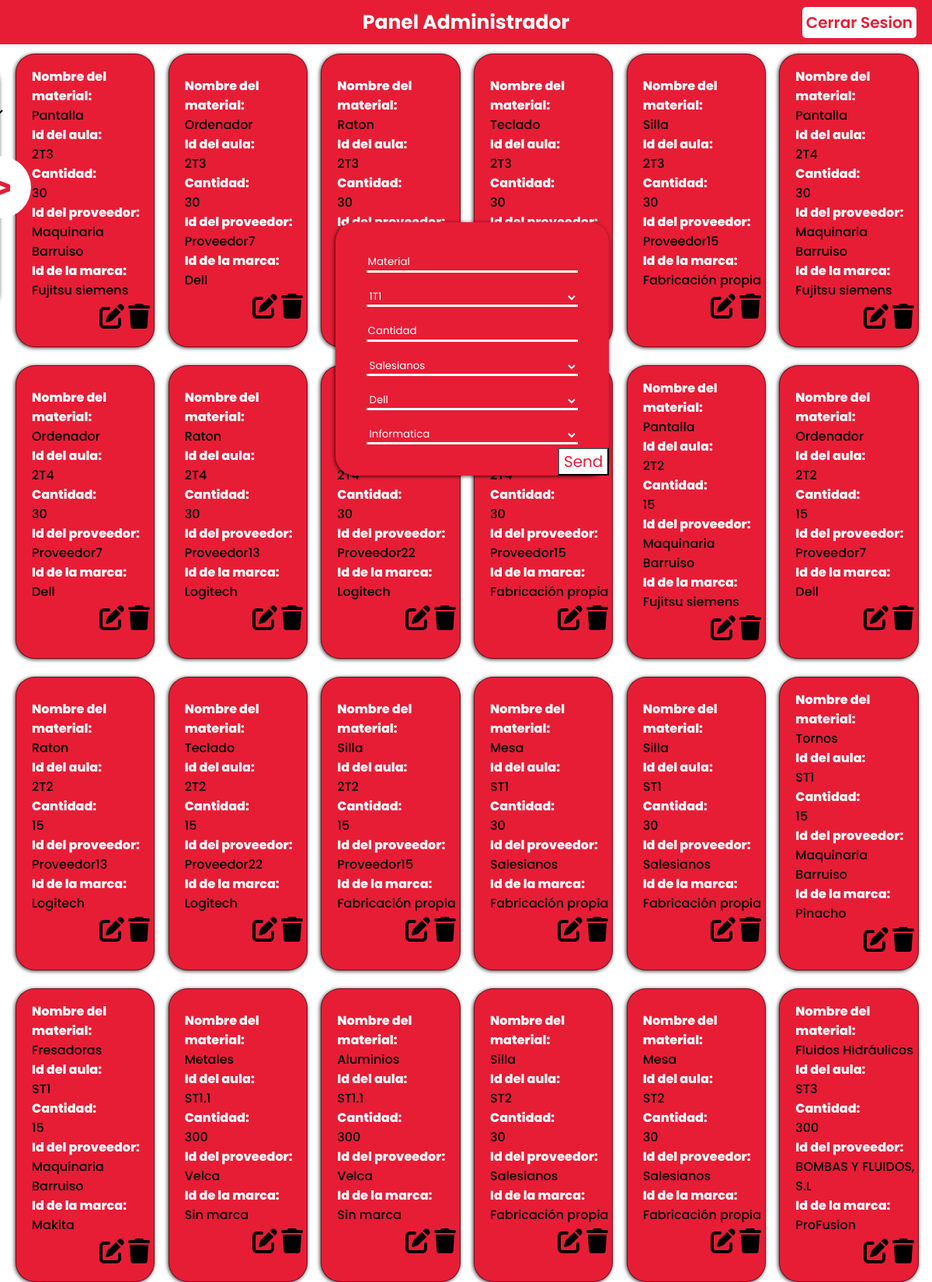
/PanelAdmin/PanelAdmin.php (signed in), run on the app's committed database.
### tables this page shows
CREATE TABLE `materiales` (
  `idMateriales` int(11) NOT NULL,
  `NombreMat` varchar(30) NOT NULL,
  `idAula` varchar(5) NOT NULL,
  `Cantidad` int(11) NOT NULL,
  `idProveedor` int(11) NOT NULL,
  `idMarca` int(11) NOT NULL,
  `idDepartamento` int(11) NOT NULL
);

CREATE TABLE `prov` (
  `idProveedor` int(11) NOT NULL,
  `Nombre` varchar(60) NOT NULL,
  `Direccion` varchar(80) NOT NULL,
  `Municipio` varchar(30) NOT NULL,
  `Provincia` varchar(30) NOT NULL,
  `Telefono` int(9) NOT NULL,
  `idTipo` int(11) NOT NULL,
  `idDepartamento` int(11) DEFAULT NULL
);

CREATE TABLE `marca` (
  `idMarca` int(11) NOT NULL,
  `NombreMarca` varchar(30) NOT NULL,
  `idDepartamento` int(11) NOT NULL
);

### PanelAdmin/PanelAñadir.php (the view, shortened to what this page needs)
<div class="add_pop">
    <form method="post" class="formulario_add">
            <input type="text" name="NMaterial" id="NMaterial" required placeholder="Material" class="input_add">
            <select name="NAula" id="NAula" class="select_add" required>
                <?php
                include("./conexion_bd.php");
                $sql = "SELECT * FROM aula";
                $resultado = mysqli_query($conexion, $sql);
                if ($resultado) {
                    while ($row = mysqli_fetch_assoc($resultado)) {
                        $idAula = $row['idAula'];
                        echo "<option value='$idAula'>$idAula</option>";
                    }
                }
                ?>
            </select>
            <input type="number" name="NCantidad" id="NCantidad" required required placeholder="Cantidad" class="input_add">
            <select name="NProeveedor" id="NProeveedor" class="select_add" required >
            <?php
                include("./conexion_bd.php");
                $sql = "SELECT * FROM prov";
                $resultado = mysqli_query($conexion, $sql);
                if ($resultado) {
                    while ($row = mysqli_fetch_assoc($resultado)) {
                        $idProveedor = $row['idProveedor'];
                        $NProveedor = $row['Nombre'];
                        echo "<option value='$idProveedor'>$NProveedor</option>";
                    }
                }
                ?>
            </select>
            <select name="NMarca" id="NMarca" class="select_add" required>
            <?php
                include("./conexion_bd.php");
                $sql = "SELECT * FROM marca";
                $resultado = mysqli_query($conexion, $sql);
                if ($resultado) {
                    while ($row = mysqli_fetch_assoc($resultado)) {
                        $idMarca = $row['idMarca'];
                        $NMarca = $row['NombreMarca'];
                        echo "<option value='$idMarca'>$NMarca</option>";
                    }
                }
                ?>
            </select>
            <select name="NDepartamento" id="NDepartamento" class="select_add" required>
            <?php
                include("./conexion_bd.php");
                $sql = "SELECT * FROM departec";
                $resultado = mysqli_query($conexion, $sql);
                if ($resultado) {
                    while ($row = mysqli_fetch_assoc($resultado)) {
                        $idDepartamento = $row['idDepartamento'];
                        $NDepartamento = $row['NombreDepar'];
                        echo "<option value='$idDepartamento'>$NDepartamento</option>";
                    }
                }
                ?>
            </select>
            <div class="submit_container">
                <input type="submit" value="Send" name="send" class="submit_add">
            </div>
    </form>
</div>

### PanelAdmin/PanelAdmin.php (shortened to what this page needs)
<!DOCTYPE html>
<html lang="en">
<head>
    <link rel="stylesheet" href="styleU.css">
</head>
<body onload='activarAnimacionRefresh()'>
    <header>
        <div class="texto1">
            <strong>Panel Administrador</strong>
        </div>
        <div class="cs">
            <div class="cs-button">
                <a href="./cs2.php">Cerrar Sesion</a>
            </div>
        </div>
    </header>
    <main>
        <div class="filter_var" id='modal'>
            <div class="filtros">
                <div class="div_filtro_principal">
                    <select name="filtro_principal" id="filtro_principal" class="filtro_principal" onchange="enviarValor(event)" required>
                        <option value="" selected>Todo</option>
                        <?php include("./filtro_principal.php") ?>
                    </select>
                </div>
            </div>
            <div class="div_boton_filtro">
                <button class="boton_filtro" id="boton_filtro" name="boton_filtro" onclick="activarAnimacion()">></button>
            </div>
        </div>
        <div class="principal">
            <?php include("./InformacionU.php") ?>
            <div class="add">
                <?php include("./PanelAñadir.php") ?>
            </div>
        </div>
    </main>
</body>
</html>

### PanelAdmin/InformacionU.php (shortened to what this page needs)
<?php
include("./conexion_bd.php");
function body($consulta, $conexion){
    $resultado = mysqli_query($conexion, $consulta);
    if ($resultado) {
        while ($row = $resultado->fetch_object()) {
            $NombreMat = $row->NombreMat;
            $idAula = $row->idAula;
            $Cantidad = $row->Cantidad;
            $idProveedor = $row->Nombre;
            $idMarca = $row->NombreMarca;
            $idMateriales = $row->idMateriales;
            ?>
            <div class="card">
                <h3>Nombre del material:</h3>
                <?php echo htmlspecialchars($NombreMat) ?>
                <h3>Id del aula:</h3>
                <?php echo htmlspecialchars($idAula) ?>
                <h3>Cantidad:</h3>
                <?php echo htmlspecialchars($Cantidad) ?>
                <h3>Id del proveedor:</h3>
                <?php echo htmlspecialchars($idProveedor) ?>
                <h3>Id de la marca:</h3>
                <?php echo htmlspecialchars($idMarca) ?>
                <div class="card_icons">
                    <a></a>
                    <a href="./PanelAdmin.php?borrar=<?php echo $idMateriales; ?>" onclick="return ConfirmDelete()"></a>
                </div>
            </div>
            <?php
        }
    }
}
if (isset($_GET['search']) && !empty($_GET['search']) || (isset($_GET['value']) && !empty($_GET['value']))) {
    $types = [
        'aula' => 'a.idAula',
        'prov' => 'p.Nombre',
        'marca' => 'ma.NombreMarca',
        'tipoprod' => 'tp.NombreTipo ',
        'ubi' => 'u.NombreUbicacion'
    ];
    $type = "";
    if($_GET['search'] != 'all' && isset($_GET['value']) && $_GET['value'] != 'all'){
        $types = $types[$_GET['search']];
        $type = "WHERE $types = '$_GET[value]'";
    }
    $consulta = "SELECT DISTINCT m.idMateriales,m.NombreMat, m.idAula, m.Cantidad,p.Nombre, ma.NombreMarca
    FROM login AS l
    INNER JOIN departec AS d
    INNER JOIN aula AS a ON d.idDepartamento = a.idDepartamento
    INNER JOIN materiales AS m ON a.idAula = m.idAula
    INNER JOIN prov AS p ON m.idProveedor = p.idProveedor
    INNER JOIN marca AS ma ON m.idMarca = ma.idMarca
    INNER JOIN tipoprod AS tp ON tp.idTipo = p.idTipo
    INNER JOIN ubi AS u ON u.idUbicacion = a.idUbicacion
    $type ";
    body($consulta, $conexion);
} else {
    $consulta = "SELECT DISTINCT m.idMateriales,m.NombreMat, m.idAula, m.Cantidad,p.Nombre, ma.NombreMarca
    FROM login AS l
    INNER JOIN departec AS d
    INNER JOIN aula AS a ON d.idDepartamento = a.idDepartamento
    INNER JOIN materiales AS m ON a.idAula = m.idAula
    INNER JOIN prov AS p ON m.idProveedor = p.idProveedor
    INNER JOIN marca AS ma ON m.idMarca = ma.idMarca
    INNER JOIN tipoprod AS tp ON tp.idTipo = p.idTipo
    INNER JOIN ubi AS u ON u.idUbicacion = a.idUbicacion";
    body($consulta, $conexion);
}

### PanelAdmin/styleU.css (style rules this page uses)
:root { --i:40%; }
body { margin: 0; padding: 0; height: 100vh; font-family: 'Poppins', sans-serif; background-color: #FFFFFF;; }
header { display: flex; position: relative; justify-content: center; align-items: center; background-color: #E71D36; height: 7.15vh; }
.texto1 { display: flex; justify-content: center; text-align: center; align-items: center; font-size: 25px; color: #FFFFFF; }
.cs { position: absolute; font-size: 20px; width: 100%; display: flex; justify-content: flex-end; align-items: center; margin-right: 40px; }
.cs-button { display: flex; padding: 5px; background-color: #FFFFFF; border: 0px; border-radius: 5px; }
.cs-button a { color: #E71D36; font-family:'Poppins', sans-serif; font-weight: 600; text-decoration: none; }
main { display: flex; flex-direction: row; height: 92.85vh; width: 100%; position: relative; }
.filter_var { position: fixed; display: flex; flex-direction: row; height: 40vh; width: 20%; justify-content: flex-end; align-items: center; transform: translateX(-100%); margin-top: 24px; }
.filtros { position: absolute; display: flex; flex-direction: column; justify-content: center; align-items: center; width: 100%; height: 40vh; background-color: #E71D36; border-radius: 25px; box-shadow: -1px 1px 5px rgba(0,0,0,0.75); }
.div_filtro_principal { display: flex; flex-direction: row; justify-content: center; align-items: center; }
.filtro_principal { border: 0; font-family: system-ui, -apple-system, BlinkMacSystemFont, 'Segoe UI', Roboto, Oxygen, Ubuntu, Cantarell, 'Open Sans', 'Helvetica Neue', sans-serif; font-size: 20px; background: transparent; font-weight: 500; text-align: center; width: fit-content; }
.div_boton_filtro { position: absolute; transform: translateX(50%); border: 0; border-radius: 50%; }
.boton_filtro { border: 0; border-radius: 50%; width: 80px; height: 80px; font-size: 52px; color: #E71D36; font-weight: 600; background-color:#FFFFFF; }
.principal { height: 92.85vh; width: 100%; display: grid; grid-template-columns: 1fr 1fr 1fr 1fr 1fr 1fr; grid-row-gap: 40px; grid-template-rows: 1fr 1fr 1fr 1fr 1fr 1fr; background-color: #FFFFFF; padding-left: 20px; padding-top: 20px; align-items: center; justify-content: center; }
.card { display: flex; flex-direction: column; justify-content: center; align-items: left; padding-top: 7.5px; padding-left: 20px; padding-bottom: 7.5px; height: 100%; width: 80%; background-color:#E71D36; border-radius: 25px; border: 1px solid rgba(0, 0, 0, 0.5); box-shadow: -1px 1px 5px rgba(0,0,0,0.75); font-family: 'Poppins', sans-serif; font-weight: 500; }
.card h3 { font-size: 16px; font-family: 'Poppins', sans-serif; font-weight: 800; margin: 0; padding: 0; color: #FFFFFF; }
.card_icons { display: flex; justify-content: flex-end; flex-direction: row; margin-top: 5px; margin-right: 5px; gap: 5px; }
.add { display: flex; position: fixed; width: 98%; height: 50vh; justify-content: center; align-items: center; z-index: 100; }
.add_pop { background-color: #E71D36; position: absolute; width: 30%; justify-content: center; align-items: center; box-shadow: -1px 1px 5px rgba(0,0,0,0.75); border-radius: 25px; }
.formulario_add { padding: 40px; display: flex; gap: 20px; flex-direction: column; position: relative; }
.input_add { font-family: 'Poppins', sans-serif; border: 0px; background-color: transparent; color: #FFFFFF; border-bottom: 3px solid #FFFFFF; }
.input_add::placeholder { color: #FFFFFF; }
.select_add { font-family: 'Poppins', sans-serif; border: 0px; background-color: transparent; color: #FFFFFF; border-bottom: 3px solid #FFFFFF; }
.select_add option { background-color: #E71D36; }
.submit_container { position: absolute; right: 0; bottom: 0 ; background-color: rgb(69, 69, 95); }
.submit_add { font-family: 'Poppins', sans-serif; font-size: 20px; background-color: white; color: #E71D36; width: 100%; }

### data on the page
materiales: NombreMat "Pantalla", idAula "2T3", Cantidad "30", idProveedor.Nombre "Maquinaria Barruiso", idMarca.NombreMarca "Fujitsu siemens"
materiales: NombreMat "Ordenador", idAula "2T3", Cantidad "30", idProveedor.Nombre "Proveedor7", idMarca.NombreMarca "Dell"
materiales: NombreMat "Raton", idAula "2T3", Cantidad "30"
materiales: NombreMat "Teclado", idAula "2T3", Cantidad "30"
materiales: NombreMat "Silla", idAula "2T3", Cantidad "30", idProveedor.Nombre "Proveedor15", idMarca.NombreMarca "Fabricación propia"
materiales: NombreMat "Pantalla", idAula "2T4", Cantidad "30", idProveedor.Nombre "Maquinaria Barruiso", idMarca.NombreMarca "Fujitsu siemens"
materiales: NombreMat "Ordenador", idAula "2T4", Cantidad "30", idProveedor.Nombre "Proveedor7", idMarca.NombreMarca "Dell"
materiales: NombreMat "Raton", idAula "2T4", Cantidad "30", idProveedor.Nombre "Proveedor13", idMarca.NombreMarca "Logitech"
materiales: idAula "2T4", Cantidad "30", idProveedor.Nombre "Proveedor22", idMarca.NombreMarca "Logitech"
materiales: idAula "2T4", Cantidad "30", idProveedor.Nombre "Proveedor15", idMarca.NombreMarca "Fabricación propia"
materiales: NombreMat "Pantalla", idAula "2T2", Cantidad "15", idProveedor.Nombre "Maquinaria Barruiso", idMarca.NombreMarca "Fujitsu siemens"
materiales: NombreMat "Ordenador", idAula "2T2", Cantidad "15", idProveedor.Nombre "Proveedor7", idMarca.NombreMarca "Dell"
materiales: NombreMat "Raton", idAula "2T2", Cantidad "15", idProveedor.Nombre "Proveedor13", idMarca.NombreMarca "Logitech"
materiales: NombreMat "Teclado", idAula "2T2", Cantidad "15", idProveedor.Nombre "Proveedor22", idMarca.NombreMarca "Logitech"
materiales: NombreMat "Silla", idAula "2T2", Cantidad "15", idProveedor.Nombre "Proveedor15", idMarca.NombreMarca "Fabricación propia"
materiales: NombreMat "Mesa", idAula "ST1", Cantidad "30", idProveedor.Nombre "Salesianos", idMarca.NombreMarca "Fabricación propia"
materiales: NombreMat "Silla", idAula "ST1", Cantidad "30", idProveedor.Nombre "Salesianos", idMarca.NombreMarca "Fabricación propia"
materiales: NombreMat "Tornos", idAula "ST1", Cantidad "15", idProveedor.Nombre "Maquinaria Barruiso", idMarca.NombreMarca "Pinacho"
materiales: NombreMat "Fresadoras", idAula "ST1", Cantidad "15", idProveedor.Nombre "Maquinaria Barruiso", idMarca.NombreMarca "Makita"
materiales: NombreMat "Metales", idAula "ST1.1", Cantidad "300", idProveedor.Nombre "Velca", idMarca.NombreMarca "Sin marca"
materiales: NombreMat "Aluminios", idAula "ST1.1", Cantidad "300", idProveedor.Nombre "Velca", idMarca.NombreMarca "Sin marca"
materiales: NombreMat "Silla", idAula "ST2", Cantidad "30", idProveedor.Nombre "Salesianos", idMarca.NombreMarca "Fabricación propia"
materiales: NombreMat "Mesa", idAula "ST2", Cantidad "30", idProveedor.Nombre "Salesianos", idMarca.NombreMarca "Fabricación propia"
materiales: NombreMat "Fluidos Hidráulicos", idAula "ST3", Cantidad "300", idProveedor.Nombre "BOMBAS Y FLUIDOS, S.L", idMarca.NombreMarca "ProFusion"

### other printed values
form field NAula "1T1"
form field NProeveedor "Salesianos"
form field NMarca "Dell"
form field NDepartamento "Informatica"
